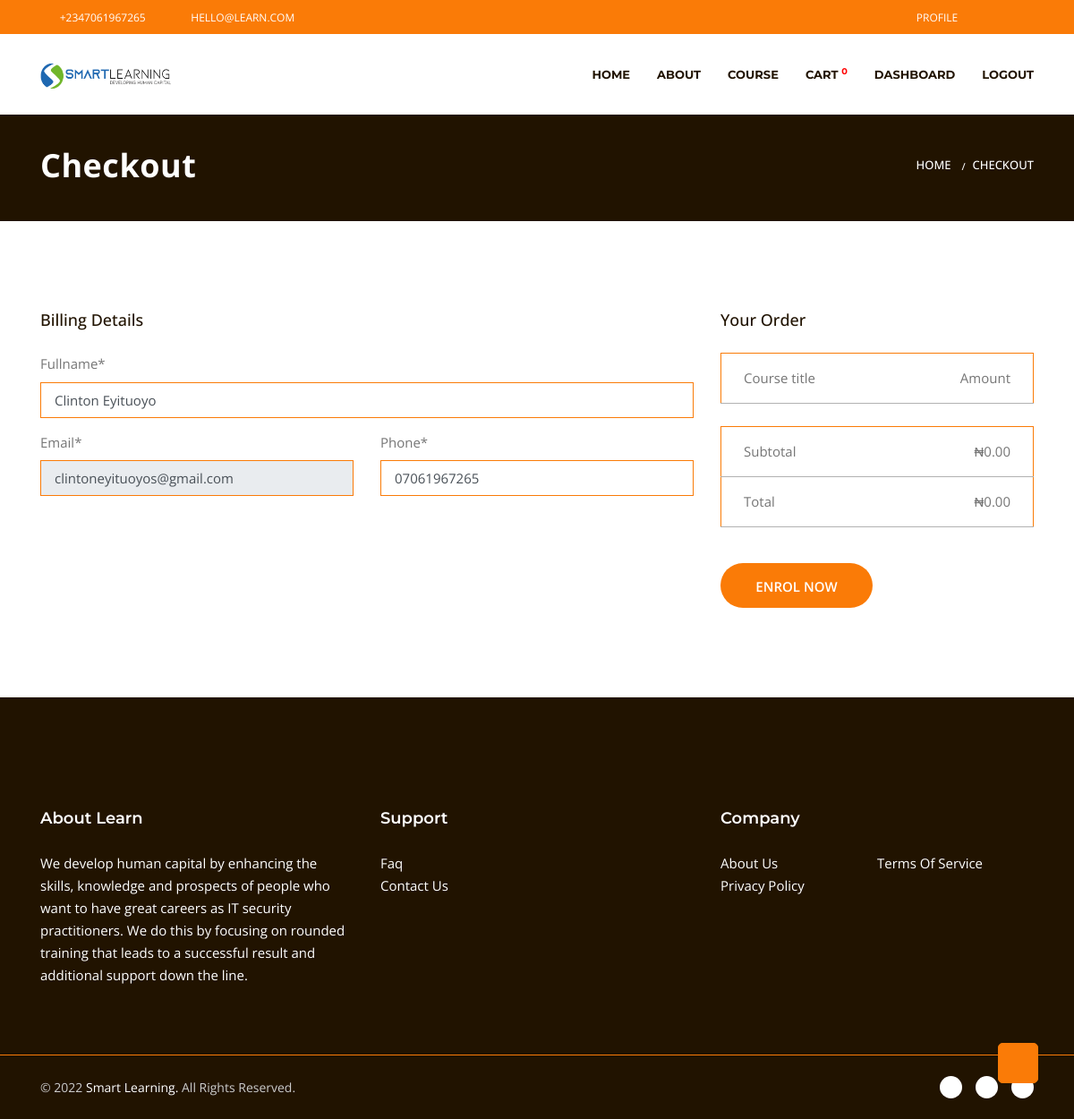
Page /checkout (signed in) on the committed database.
### tables this page shows
CREATE TABLE `users` (
  `id` int(11) NOT NULL,
  `fullname` varchar(255) NOT NULL,
  `email` varchar(255) NOT NULL,
  `mobile` varchar(16) NOT NULL,
  `password` text NOT NULL,
  `city` varchar(255) DEFAULT NULL,
  `state` varchar(255) DEFAULT NULL,
  `address` text DEFAULT NULL,
  `forgetpasswordcode` text DEFAULT NULL,
  `created` timestamp NOT NULL DEFAULT current_timestamp(),
  `modified` timestamp NOT NULL DEFAULT current_timestamp() ON UPDATE current_timestamp()
);

### scripts/php/functions.php (called while the page is built, shortened)
<?php
require_once "helpers/Database.php";
    function fetchUserLogin($email){
        $fetch = sprintf('SELECT * FROM `users` WHERE `email` = "%s"', $email);
        return Database::Query($fetch);
    }
?>

### scripts/php/helpers/Database.php (called while the page is built, shortened)
<?php
class Database{
    public static $host;
    public static $user;
    public static $pass;
    public static $db_name;
    public static $conn;
    public static function Create_Connection($hostname = null, $username = null, $password = null, $database = null)
    {
        self::$host = is_null($hostname) ? DB_HOST : $hostname;
        self::$user = is_null($username) ? DB_USER : $username;
        self::$pass = is_null($password) ? DB_PASS : $password;
        self::$db_name = is_null($database) ? DB_NAME : $database;
        self::$conn = new mysqli(self::$host, self::$user, self::$pass, self::$db_name);
    }
    public static function Query($statemet, $type = null)
    {
        if ($ex = self::$conn->query($statemet)) {
            while ($row = $ex->fetch_object()) {
                $arr[] = $row;
            }
            return $arr;
        } else {
            return ['error' => mysqli_error(self::$conn)];
        }
    }
}
?>

### views/checkout.php (the view, shortened to what this page needs)
<?php
require_once 'header.php';
if ($logged) {
    $fetchDetails = fetchUserLogin($email);
    $fullName = $fetchDetails[0]->fullname;
    $mobile = $fetchDetails[0]->mobile;
    $email = $fetchDetails[0]->email;
}
?>
<div class="rs-breadcrumbs">
    <div class="rs-breadcrumbs-inner">
        <div class="container">
            <div class="breadcrumbs-inner">
                <h1 class="page-title text-white">Checkout</h1>
                <nav>
                    <ul>
                        <li><a href="index"><i class="fa fa-home"></i> Home</a></li>
                        <li><span>Checkout</span></li>
                    </ul>
                </nav>
            </div>
        </div>
    </div>
</div>
<div class="rs-check-out sec-spacer">
    <div class="container">
        <div class="row">
            <div class="col-md-8">
                <h4 class="title-bg">Billing Details</h4>
                <div class="check-out-box">
                    <form id="contact-form" method="post">
                        <fieldset>
                            <div class="row">
                                <div class="col-md-12 col-sm-12 col-xs-12">
                                    <div class="form-group">
                                        <label>Fullname*</label>
                                        <input id="fullname" name="fname" value="<?php echo @$fullName; ?>" class="form-control" type="text">
                                    </div>
                                </div>
                            </div>
                            <div class="row">
                                <?php
                                    if ($logged) {
                                        echo '
                                        <div class="col-md-6 col-sm-6 col-xs-12">
                                            <div class="form-group">
                                                <label>Email*</label>
                                                <input id="email" value="'.$email.'" name="email" class="form-control" type="email" disabled>
                                            </div>
                                        </div>';
                                    }
                                ?>
                                <div class="col-md-6 col-sm-6 col-xs-12">
                                    <div class="form-group">
                                        <label>Phone*</label>
                                        <input name="phone" id="mobile" value="<?php echo @$mobile; ?>" class="form-control" type="text">
                                    </div>
                                </div>
                            </div>
                        </fieldset>
                    </form>
                </div>
            </div>
            <div class="col-md-4 mpt-40">
                <h4 class="title-bg">Your Order</h4>
                <div class="product-price">
                    <table id="checkout-Table">
                        <tr>
                            <td>Course title</td>
                            <td>Amount</td>
                        </tr>
                    </table>
                </div>
                <div class="product-price">
                    <table>
                        <tr>
                            <td>Subtotal</td>
                            <td>₦<span id="subTotal">0.00</span></td>
                        </tr>
                        <tr>
                            <td>Total</td>
                            <td>₦<span id="totalAmount">0.00</span></td>
                        </tr>
                    </table>
                </div>
                <div class="rs-payment-system">
                    <button id="checkoutBtn" class="btn-send" type="submit">Enrol Now</button>
                </div>
            </div>
        </div>
    </div>
</div>
<?php require_once 'footer.php'; ?>

### rows in the picture
users: fname "Clinton Eyituoyo", email "clintoneyituoyos@gmail.com", phone "07061967265"
